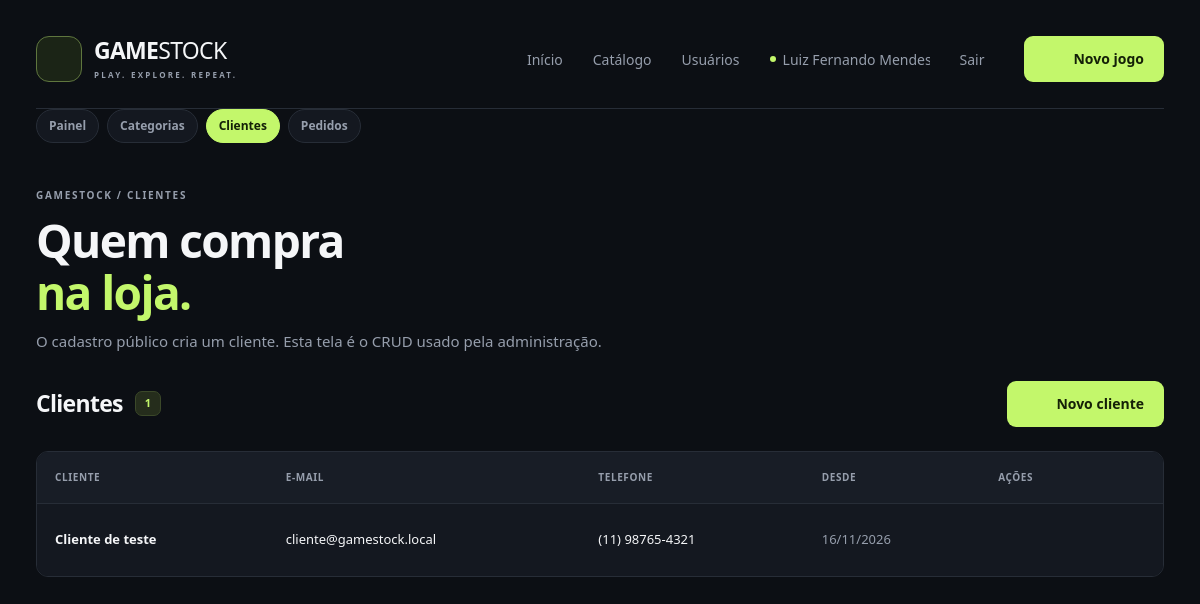
The page /admin/views/ver_clientes.php (signed in) on the database its author committed.
### tables this page shows
CREATE TABLE IF NOT EXISTS clientes (
    id INT AUTO_INCREMENT PRIMARY KEY,
    nome VARCHAR(100) NOT NULL,
    email VARCHAR(150) NOT NULL UNIQUE,
    telefone VARCHAR(20) NOT NULL,
    senha VARCHAR(255) NOT NULL,
    created_at TIMESTAMP DEFAULT CURRENT_TIMESTAMP,
    updated_at TIMESTAMP DEFAULT CURRENT_TIMESTAMP ON UPDATE CURRENT_TIMESTAMP
);

### admin/models/clientes.php (called while the page is built, shortened)
<?php
require_once __DIR__ . '/../config/conexao.php';
class Cliente {
    private $pdo;
    public function __construct($atrib = []) {
        global $pdo;
        $this->pdo = $pdo;
    }
    public function listarClientes() {
        return $this->pdo->query('SELECT id, nome, email, telefone, created_at, updated_at FROM clientes ORDER BY nome ASC')->fetchAll(PDO::FETCH_ASSOC);
    }
}

### admin/config/funcoes.php (called while the page is built, shortened)
<?php
function h($valor) {
    return htmlspecialchars((string) $valor, ENT_QUOTES, 'UTF-8');
}
function formatarTelefone($telefone) {
    $digitos = preg_replace('/\D/', '', (string) $telefone);
    if (strlen($digitos) === 11) {
        return sprintf('(%s) %s-%s', substr($digitos, 0, 2), substr($digitos, 2, 5), substr($digitos, 7));
    }
    return (string) $telefone;
}

### admin/views/ver_clientes.php (the view, shortened to what this page needs)
<?php
require_once __DIR__ . '/../models/clientes.php';
require_once __DIR__ . '/../config/funcoes.php';
require_once __DIR__ . '/componentes/apresentacao.php';
$clientes = (new Cliente())->listarClientes();
?>
<!DOCTYPE html>
<html lang="pt-br">
<head>
    <link rel="stylesheet" href="../public/css/style.css?v=4">
    <link rel="stylesheet" href="../public/css/experiencia.css?v=6">
</head>
<body>
<div class="site-shell">
    <?php require __DIR__ . '/componentes/cabecalho.php'; ?>
    <main class="users-main">
        <div class="page-heading">
            <p class="eyebrow">GAMESTOCK / CLIENTES</p>
            <h1>Quem compra<br><span>na loja.</span></h1>
            <p>O cadastro público cria um cliente. Esta tela é o CRUD usado pela administração.</p>
        </div>
        <div class="users-toolbar">
            <h2>Clientes <span class="count-badge"><?= count($clientes) ?></span></h2>
            <a class="button button-primary" href="cadastrar_cliente.php"><?= icone('plus') ?> Novo cliente</a>
        </div>
        <?php if (!$clientes): ?>
            <div class="empty-state"><h3>Nenhum cliente cadastrado.</h3><p>O primeiro pode se registrar pela página pública ou ser incluído aqui.</p></div>
        <?php else: ?>
            <div class="table-wrap">
                <table class="users-table">
                    <thead><tr><th>Cliente</th><th>E-mail</th><th>Telefone</th><th>Desde</th><th>Ações</th></tr></thead>
                    <tbody>
                    <?php foreach ($clientes as $cliente): ?>
                        <tr>
                            <td><strong><?= h($cliente['nome']) ?></strong></td>
                            <td><?= h($cliente['email']) ?></td>
                            <td><?= h(formatarTelefone($cliente['telefone'])) ?></td>
                            <td class="user-date"><?= h(date('d/m/Y', strtotime($cliente['created_at']))) ?></td>
                            <td>
                                <div class="table-actions">
                                    <a class="icon-button" href="editar_cliente.php?id=<?= (int) $cliente['id'] ?>" aria-label="Editar <?= h($cliente['nome']) ?>"><?= icone('edit') ?></a>
                                    <form action="../controllers/deletar_cliente.php" method="POST" onsubmit="return confirm('Excluir este cliente? Os pedidos permanecem, sem devolver o estoque.');">
                                        <button class="delete-button" type="submit" aria-label="Excluir <?= h($cliente['nome']) ?>"><?= icone('trash') ?></button>
                                    </form>
                                </div>
                            </td>
                        </tr>
                    <?php endforeach; ?>
                    </tbody>
                </table>
            </div>
        <?php endif; ?>
    </main>
</div>
</body>
</html>

### admin/views/componentes/apresentacao.php (shortened to what this page needs)
<?php
function icone($nome) {
    $caminhos = [
        'gamepad' => '<path d="M6 8h12a4 4 0 0 1 4 4v5a2 2 0 0 1-3.4 1.4L16 16H8l-2.6 2.4A2 2 0 0 1 2 17v-5a4 4 0 0 1 4-4Z"/><path d="M7 10v5m-2.5-2.5h5"/><circle cx="16" cy="11.5" r=".5"/><circle cx="18.5" cy="14" r=".5"/>',
        'search' => '<circle cx="10.5" cy="10.5" r="6.5"/><path d="m16 16 5 5"/>',
        'plus' => '<path d="M12 5v14M5 12h14"/>',
        'grid' => '<rect x="3" y="3" width="7" height="7" rx="1"/><rect x="14" y="3" width="7" height="7" rx="1"/><rect x="3" y="14" width="7" height="7" rx="1"/><rect x="14" y="14" width="7" height="7" rx="1"/>',
        'list' => '<path d="M8 6h13M8 12h13M8 18h13M3 6h.1M3 12h.1M3 18h.1"/>',
        'edit' => '<path d="m16 3 5 5-12 12H4v-5L16 3Z"/><path d="m13 6 5 5"/>',
        'trash' => '<path d="M3 6h18M9 6V3h6v3M5 6l1 15h12l1-15M10 10v7M14 10v7"/>',
        'arrow' => '<path d="M5 12h14m-6-6 6 6-6 6"/>',
        'upload' => '<path d="M12 16V3m-5 5 5-5 5 5M4 15v6h16v-6"/>',
    ];
    return '<svg viewBox="0 0 24 24" fill="none" stroke="currentColor" stroke-width="1.7" stroke-linecap="round" stroke-linejoin="round" aria-hidden="true">' . ($caminhos[$nome] ?? $caminhos['gamepad']) . '</svg>';
}

### admin/public/css/style.css (style rules this page uses)
:root { color-scheme:dark;--bg:#0c0f14;--panel:#141820;--line:#272d37;--muted:#969eac;--text:#f5f6f8;--lime:#c3f76b;--danger:#ff8a92;--font:"Segoe UI",Arial,sans-serif }
* { box-sizing:border-box }
html { scroll-behavior:smooth;scroll-padding-top:24px }
body { margin:0;padding:36px;font-family:var(--font);background:var(--bg);color:var(--text);font-size:15px;line-height:1.5 }
a { color:inherit;text-decoration:none }
button,input,select,textarea { font:inherit }
button { cursor:pointer }
button,input,select,textarea { color:inherit }
svg { width:20px;height:20px;flex-shrink:0 }
h1,h2,h3,p { margin:0 }
h2 { font-size:26px;letter-spacing:-.7px }
table { width:100%;border-collapse:collapse;background:var(--panel) }
th,td { text-align:left;padding:18px;border-bottom:1px solid var(--line) }
th { color:var(--muted);font-size:12px;letter-spacing:.6px;font-weight:600;background:#181d26 }
tr:last-child td { border-bottom:0 }
.site-shell { max-width:1424px;margin:auto }
.brand-mark svg { width:30px;height:30px }
.button { display:inline-flex;align-items:center;justify-content:center;gap:9px;border-radius:9px;padding:12px 19px;font-weight:650;font-size:14px;line-height:1.4;border:1px solid transparent;transition:background .18s,color .18s,transform .18s }
.button-primary { background:var(--lime);color:#142007 }
.eyebrow { font-size:10px;letter-spacing:1.7px;font-weight:650;color:var(--muted);display:flex;align-items:center;gap:9px }
.count-badge { font-size:11px;font-weight:600;letter-spacing:0;background:#252d1c;color:var(--lime);padding:3px 9px;border:1px solid #3b4829;border-radius:7px }
.icon-button { display:inline-flex;align-items:center;justify-content:center;width:36px;height:36px;border-radius:6px;color:var(--muted) }
.icon-button svg { width:17px;height:17px }
.delete-button { display:inline-flex;align-items:center;justify-content:center;width:32px;height:32px;border:0;border-radius:6px;background:none;color:#7e8796 }
.delete-button svg { width:16px;height:16px }
.table-wrap { overflow-x:auto;border:1px solid var(--line);border-radius:12px }
.table-actions { display:flex;gap:5px }

### admin/public/css/experiencia.css (style rules this page uses)
.users-main { margin-top:45px }
.users-toolbar { display:flex;gap:20px;align-items:center;justify-content:space-between;margin-bottom:24px }
.users-toolbar h2 { font-size:23px;display:flex;align-items:center;gap:12px }
.users-table th { font-size:10px;text-transform:uppercase }
.users-table td { font-size:13px }
.user-date { white-space:nowrap;color:var(--muted) }
.users-table .table-actions { align-items:center }
.users-table .table-actions form { margin:0 }

### admin/public/css/gestao.css (style rules this page uses)
.page-heading { margin:12px 0 28px }
.page-heading h1 { font-size:clamp(32px,4vw,46px);line-height:1.12;letter-spacing:-1.6px;margin:12px 0 }
.page-heading h1 span { color:var(--lime) }
.page-heading p { color:var(--muted);max-width:640px }

### rows shown on the page
clientes: nome "Cliente de teste", email "cliente@gamestock.local", telefone "(11) 98765-4321", created_at "16/11/2026"

### other values the page prints
$_SESSION['usuario']['nome'] "Luiz Fernando Mend…"
count($clientes) "1"
